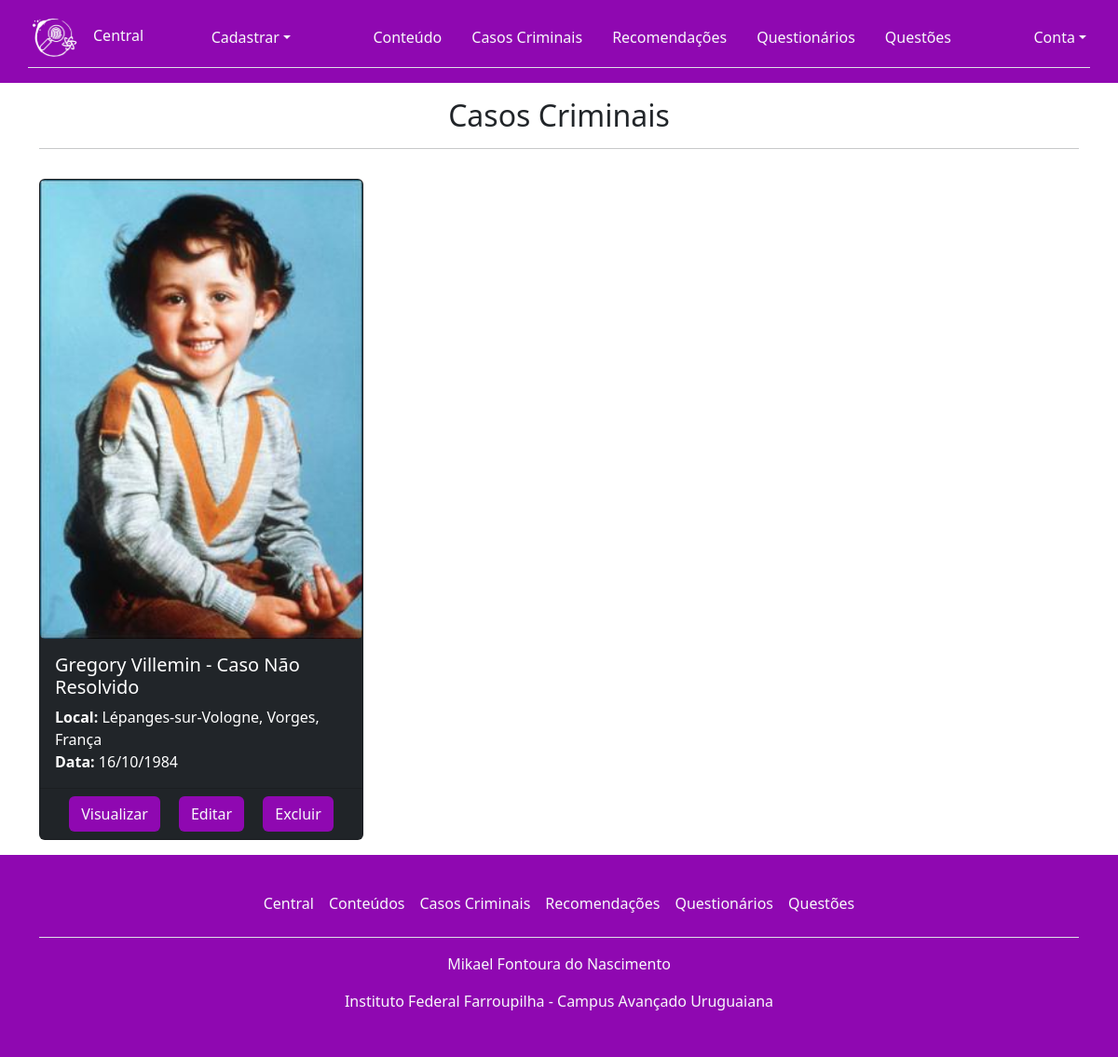
The page /list_casos.php (signed in) on the database its author committed.
### tables this page shows
CREATE TABLE `caso` (
  `id_caso` int(11) NOT NULL,
  `titulo` varchar(100) NOT NULL,
  `local` varchar(100) NOT NULL,
  `data` date NOT NULL,
  `descricao` text NOT NULL
);

### list_casos.php (the view, shortened to what this page needs)
<?php
include_once('controle.php');
$sql = "SELECT caso.id_caso, titulo, local, data, GROUP_CONCAT(imagem.url ORDER BY imagem.id_imagem)
AS urls_img FROM caso INNER JOIN imagem ON caso.id_caso = imagem.id_caso GROUP BY id_caso";
$resultado = mysqli_query($conexao, $sql);
$id_usuario = $_SESSION['id_usuario'];
$sql = "SELECT * FROM usuario WHERE id_usuario = '$id_usuario'";
$result = mysqli_query($conexao, $sql);
$user = mysqli_fetch_assoc($result);
?>
<!DOCTYPE html>
<html lang="pt-BR">
<head>
    <link rel="stylesheet" href="https://cdnjs.cloudflare.com/ajax/libs/font-awesome/6.4.0/css/all.min.css" />
    <link rel="stylesheet" href="./assets/css/bootstrap.css">
    <link rel="stylesheet" href="./assets/css/pacote.css">
</head>
<body>
    <?php include_once('cabecalho.php'); ?>
    <main class="container pb-3">
        <div class="row">
            <div class="col">
                <div class="text-center py-3">
                    <h2 class="h2">Casos Criminais</h2>
                    <hr>
                </div>
            </div>
        </div>
        <div class="row">
            <?php
            while ($dados = mysqli_fetch_assoc($resultado)) :
                $urls = explode(",", $dados['urls_img']);
                $dataTime = date_create($dados['data']);
                $dataformat = date_format($dataTime, 'd/m/Y');
            ?>
                <div class="col-xl-4">
                    <div class="card me-2 bg-dark text-bg-dark h-100">
                        <img src="<?php echo $urls[0]; ?>" class="card-img object-fit-cover h-75">
                        <div class="card-body">
                            <h5 class="card-title"><?php echo $dados['titulo']; ?></h5>
                            <p class="card-text"><?php echo "<b>Local:</b> " . $dados['local'] . "<br><b> Data:</b> " . $dataformat; ?></p>
                        </div>
                        <div class="card-footer text-center">
                            <a href="visualizar_caso.php?id_caso=<?= $dados['id_caso']; ?>" class="card-link btn text-light" style="background-color: var(--color-purple);">Visualizar</a>
                            <?php if ($user['tipo'] == 1 || $user['tipo'] == 2) : ?>
                                <a href="edit_casos.php?id_caso=<?php echo $dados['id_caso']; ?>" class="card-link btn text-light" style="background-color: var(--color-purple);">Editar</a>
                                <button type="button" class="card-link btn text-light" style="background-color: var(--color-purple);" data-bs-toggle="modal" data-bs-target="#excluir<?= $dados['id_caso']; ?>">Excluir</button>
                            <?php endif ?>
                        </div>
                    </div>
                </div>
            <?php endwhile ?>
        </div>
    </main>
    <?php include_once('rodape.php') ?>
</body>
</html>

### assets/css/pacote.css (style rules this page uses)
:root { --color-white: rgb(253, 253, 253); --color-dark: rgb(34, 34, 34); --color-purple: rgb(143, 8, 177); --color-blue-dark: rgb(26, 7, 56); --color-blue: rgb(23, 134, 134); --color-red: rgb(179, 2, 2); --color-green: rgb(12, 143, 1); }

### rows shown on the page
caso: titulo "Gregory Villemin - Caso Não Resolvido", local "Lépanges-sur-Vologne, Vorges, França", data "16/10/1984"
